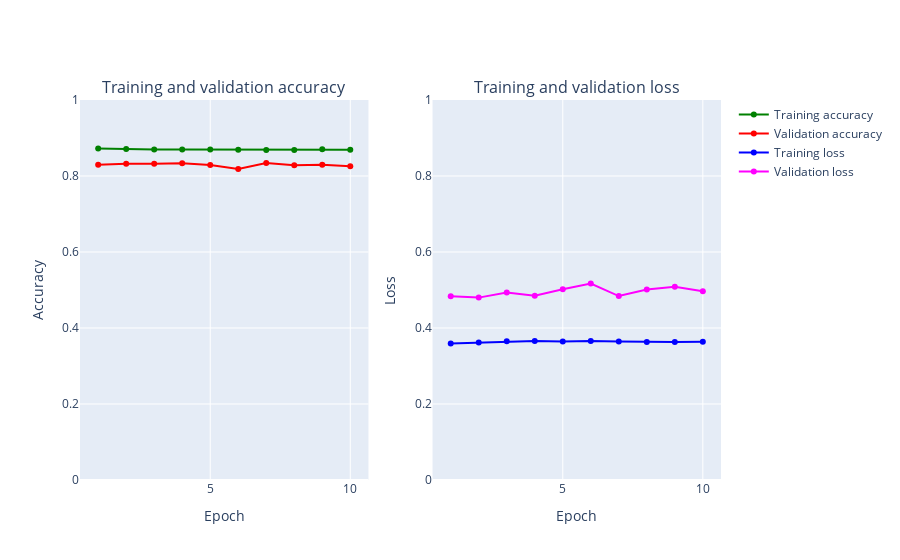

The notebook cell saved with this chart:
### Code cell
%%time
fashion_model_batch = Sequential()
fashion_model_batch.add(Conv2D(32, kernel_size=(3, 3),activation='linear',input_shape=(28,28,1)))
fashion_model_batch.add(Conv2D(64, (3, 3), activation='linear'))
fashion_model_batch.add(Flatten())
fashion_model_batch.add(Dense(128, activation='linear'))
fashion_model_batch.add(Dense(num_classes, activation='softmax'))
fashion_model_batch.compile(loss='categorical_crossentropy', optimizer=keras.optimizers.Adam(),metrics=['accuracy'])
fashion_model_batch.summary()

h_callback = fashion_model.fit(X_train, y_train, epochs = 10, batch_size=64,validation_data=(X_test, y_test))


# Plot train vs test loss during training 
plot_accuracy_and_loss(h_callback)

### Figure 1 — Plotly figure (JSON) as saved in the notebook; plotly's stock layout.template omitted (floating-point values rounded to 4 significant figures)
{"data": [{"marker": {"color": "Green"}, "mode": "markers+lines", "name": "Training accuracy", "text": ["1", "2", "3", "4", "5", "6", "7", "8", "9", "10"], "type": "scatter", "x": [1, 2, 3, 4, 5, 6, 7, 8, 9, 10], "xaxis": "x", "y": [0.8726, 0.871, 0.8698, 0.87, 0.8699, 0.8692, 0.8687, 0.8684, 0.8701, 0.8693], "yaxis": "y"}, {"marker": {"color": "Red"}, "mode": "markers+lines", "name": "Validation accuracy", "text": ["1", "2", "3", "4", "5", "6", "7", "8", "9", "10"], "type": "scatter", "x": [1, 2, 3, 4, 5, 6, 7, 8, 9, 10], "xaxis": "x", "y": [0.8299, 0.8322, 0.8322, 0.8334, 0.8289, 0.8186, 0.8342, 0.8282, 0.8298, 0.8258], "yaxis": "y"}, {"marker": {"color": "Blue"}, "mode": "markers+lines", "name": "Training loss", "text": ["1", "2", "3", "4", "5", "6", "7", "8", "9", "10"], "type": "scatter", "x": [1, 2, 3, 4, 5, 6, 7, 8, 9, 10], "xaxis": "x2", "y": [0.3593, 0.3617, 0.3653, 0.366, 0.3643, 0.3657, 0.3648, 0.3634, 0.363, 0.3637], "yaxis": "y2"}, {"marker": {"color": "Magenta"}, "mode": "markers+lines", "name": "Validation loss", "text": ["1", "2", "3", "4", "5", "6", "7", "8", "9", "10"], "type": "scatter", "x": [1, 2, 3, 4, 5, 6, 7, 8, 9, 10], "xaxis": "x2", "y": [0.4838, 0.4799, 0.4936, 0.4846, 0.5017, 0.5169, 0.4841, 0.5012, 0.5084, 0.4967], "yaxis": "y2"}], "layout": {"annotations": [{"font": {"size": 16}, "showarrow": false, "text": "Training and validation accuracy", "x": 0.225, "xanchor": "center", "xref": "paper", "y": 1, "yanchor": "bottom", "yref": "paper"}, {"font": {"size": 16}, "showarrow": false, "text": "Training and validation loss", "x": 0.775, "xanchor": "center", "xref": "paper", "y": 1, "yanchor": "bottom", "yref": "paper"}], "xaxis": {"anchor": "y", "domain": [0, 0.45], "title": {"text": "Epoch"}}, "xaxis2": {"anchor": "y2", "domain": [0.55, 1], "title": {"text": "Epoch"}}, "yaxis": {"anchor": "x", "domain": [0, 1], "range": [0, 1], "title": {"text": "Accuracy"}}, "yaxis2": {"anchor": "x2", "domain": [0, 1], "range": [0, 1], "title": {"text": "Loss"}}}}
